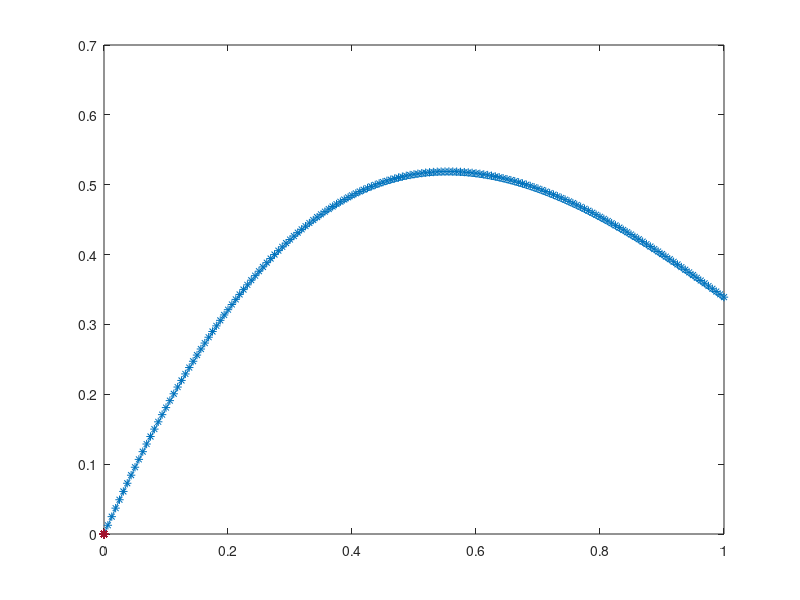

The MATLAB source for this figure:
%%%%%%%%% Euler Forward ODE solver
% y'=f(t,y)
% f(t,y) = -y +2e^(-t)cos(2t), exact solution y(t)=e^(-t)sin(2t)
% initial data y(t=0)=0
% Forward Euler: y{i+1}=y_i + h*f(t_i,y_i)
%%%%%%%%%%%%%%


N = [10, 20, 40, 80, 160]; %mesh 
T = 1.0; %final time 
%For each mesh size
for j=1:5
  %Let k be the time-step vatiable for mesh size N(j)
  k = T/N(j); 
 %Creating empty arrays
  t = zeros(N(j)+1); 
  y = zeros(N(j)+1); 
  Exact = zeros(N(j)+1);   
  error = zeros(N(j)+1);
  %Using IVP Data 
  y(1) = 0; 
  Exact(1) = 0;  
  %Constructing approximation
  for i=1:N(j)
     %set nodes t_i=0+i*dt, i=1,.N+1,
     t(i+1) = i*k; 
     %Calculate y(i+1) from Forward Euler
     y(i+1) = y(i)+k*(-1*y(i)+2*exp(-1*t(i))*cos(2*t(i)));  
     %Calculate exact solution for graphing
     Exact(i+1) = exp(-1*t(i+1))*sin(2*t(i+1));
     %Finally calculate the incremental error
     error(i+1)=abs(Exact(i+1)-y(i+1));
  end
 %Final error calculation for mesh size
 Error= abs( y(N(j)+1) - Exact(N(j)+1) );
 sprintf( 'N = %g: Error = %f', N(j), Error )
 %Plotting the exact & approximated solution
 if( j == 5 )
    plot( t, Exact ); 
    hold on;  
    plot( t, y, '*'); 
 end
end

